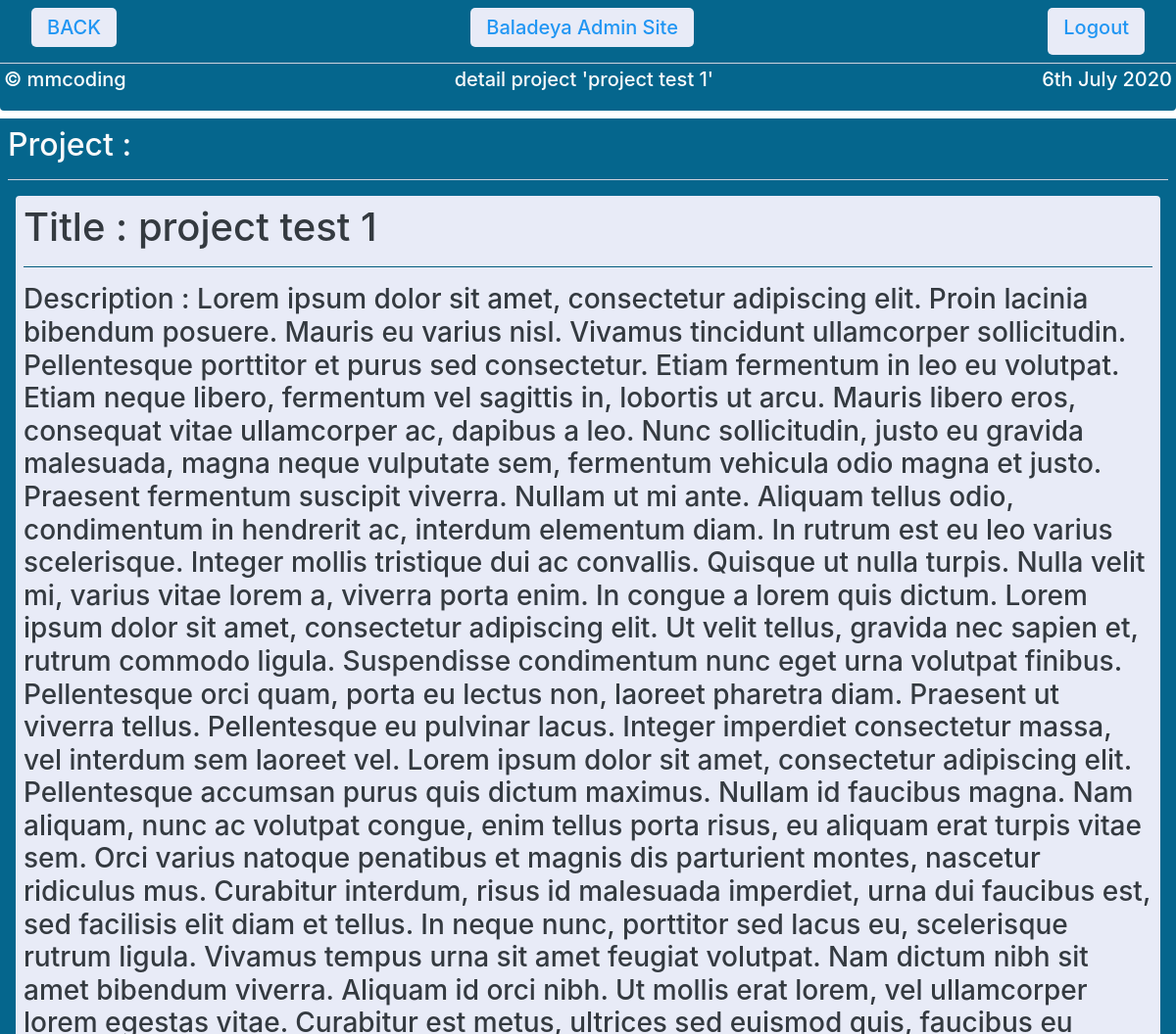
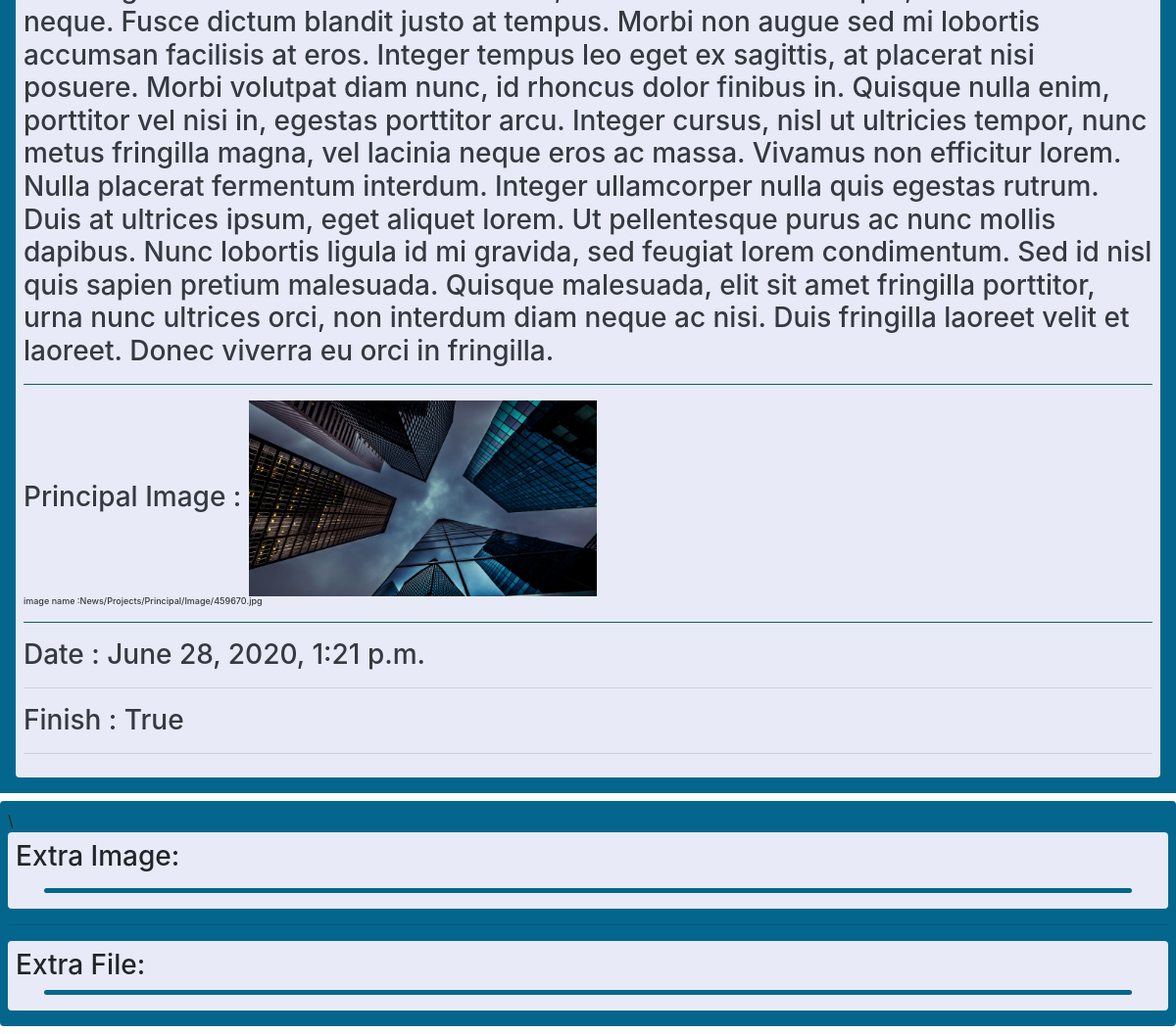
/adminbaladeya/projects/2/ (signed in), run on the app's committed database (2 pictures, top to bottom).
### website/models.py (models this page shows, shortened)
class NewsProjects(models.Model):
    news_title=                     models.CharField(max_length=128)
    news_description=               models.TextField()
    news_principale_image=          models.ImageField(upload_to='News/Projects/Principal/Image/')
    news_date=                      models.DateTimeField(default=datetime.now,blank=True,null=True)
    news_projects_finish=          models.BooleanField()
    madetby=models.ForeignKey(User,blank=True,null=True,on_delete=models.CASCADE,related_name='projects')

### baladeyaadmin/views.py (the view)
# urls.py: path('projects/<int:pk>/',projects_detail,name='projectsdetail'),#project_detail_view
@login_required
def projects_detail(request,pk):
    theprojects=NewsProjects.objects.get(id=pk)
    thefileprojects=NewsFileProjects.objects.filter(relation=theprojects)
    context={
        'object':theprojects,
        'extrafile':thefileprojects
    }
    return render(request,'admin/projects/detail.html',context)

### templates/admin/Projects/detail.html (shortened to what this page needs)
{% extends 'admin/adminbase.html' %}
{% block directory %}detail project '{{object.news_title}}' {% endblock %}
{% block admincontent %}
<div class="bac mx-auto p-2  ">
    <h2 class="text-light">Project :</h2>
    <hr class="bac1">
    <div class="bac1 text-dark p-2 m-2 h3 rounded">
<h1>        Title : {{object.news_title}}
</h1>        <hr class="w-100 bac">
        Description : {{object.news_description}}
        <hr class="w-100 bac">
        {% if  object.news_principale_image %}
        Principal Image : <img src="{{ object.news_principale_image.url }}" height="200px" alt="">
        <h6 style="font-size: xx-small;">image name :{{object.news_principale_image.name}}</h6>
        <hr class="w-100 bac">
        {% endif %}
        Date : {{object.news_date}}
        <hr class="w-100 bg-dnews_daterk">
        Finish : {{object.news_projects_finish}}
        <hr class="w-100 bg-dnews_daterk">
    </div>
</div>
<div class="bac rounded my-2 p-2">
\    <div class="bac1 p-2 d-flex justify-content-center flex-wrap rounded">
        <h3 class="w-100">Extra Image:</h3>
        <div style="height: 5px;width: 95%;" class="bac mx-auto rounded my-2"></div>
    </div>
    <hr>
    <div class='bac1 rounded p-2  my-2'>
        <h3>Extra File:</h3>
        <div style="height: 5px;width: 95%;" class="bac mx-auto rounded  my-2"></div>
    </div>
</div>
{% endblock %}

### templates/admin/adminbase.html (style rules this page uses)
.bac { background: #05668D; }
.bac1 { background: #E8EBF7; }

### data on the page
NewsProjects: news_title "project test 1", news_description "Lorem ipsum dolor sit amet, consectetur adipiscing elit. Proin lacinia bibendum posuere. Mauris eu varius nisl. Vivamus tincidunt ullamcorper sollicitudin. Pellentesque porttitor et purus sed consectetur. Etiam fermentum in leo eu volutpat. Etiam neque libero, fermentum vel sagittis in, lobortis ut arcu. Mauris libero eros, consequat vitae ullamcorper ac, dapibus a leo. Nunc sollicitudin, justo eu gravida malesuada, magna neque vulputate sem, fermentum vehicula odio magna et justo. Praesent fermentum suscipit viverra. Nullam ut mi ante. Aliquam tellus odio, condimentum in hendrerit ac, interdum elementum diam. In rutrum est eu leo varius scelerisque. Integer mollis tristique dui ac…", news_principale_image (picture), news_principale_image.name "News/Projects/Principal/Image/459670.jpg", news_date "June 28, 2020, 1:21 p.m.", news_projects_finish "True"
